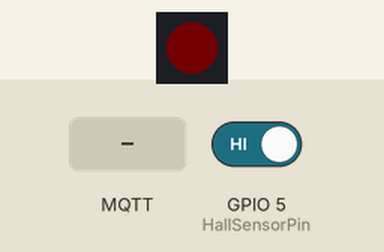
The program below on a simulated ESP32-C3. Shown: 1 RGB LEDs in strip order, left to right. The test bench sets the inputs (shaded band); at power-on: GPIO 5 (HallSensorPin) HIGH. Dim RGB values are drawn brighter than linear; WiFi joins after 1.5 s; servers stay silent unless stated; no MQTT or app messages arrive unless stated; what the program prints to the serial monitor is not drawn.

Above: at 2.7 s.
2.8 s: GPIO 5 (HallSensorPin) driven LOW
At 3.7 s:
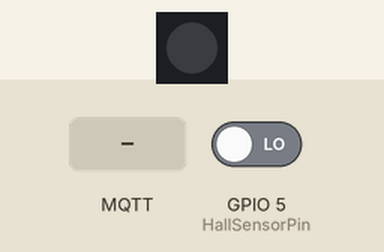
4.3 s: MQTT message "OPEN" arrives on the first subscribed topic
At 5.1 s:
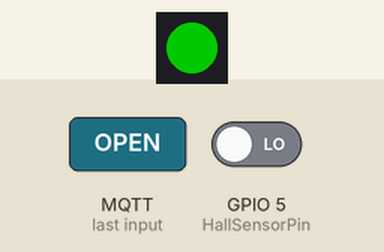
Timing chart, 0 to 7.3 s (numbered marks = the images above; inputs shaded):
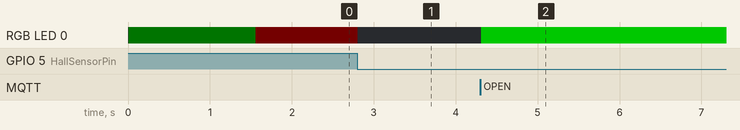

Measured:
- after the input at 2.8 s, RGB LED 0: RGB(1, 0, 0) → off at once
- after the input at 4.3 s, RGB LED 0: off → RGB(0, 100, 0) at once

The program:

main.cpp
```cpp
#include <Arduino.h>
#include <WiFi.h>
#include <PubSubClient.h>
#include <Adafruit_NeoPixel.h>
#include "esp_sleep.h"

// GPIO pins
#define DoorTriggerPin 0
#define BuiltIn_NeoPixel 10
#define HallSensorPin 5

// Global variables
String DoorState = "closed"; // Flag to indicate if the door is closed
const unsigned long debounceDelay = 50; // Debounce delay in milliseconds
unsigned long doorOpenTimestamp = 0; // Timestamp when the door was last detected as open
unsigned long autoCloseDelay = 10 * 60 * 1000; // 10 minutes in milliseconds
String logMsg;

// Status light
Adafruit_NeoPixel StatusLight(1, BuiltIn_NeoPixel, NEO_GRB + NEO_KHZ800);

// Wi-Fi credentials
const char* ssid = "WendellsWorld";
const char* password = "partytime";

// MQTT broker credentials
const char* mqttServer = "192.168.0.200";
const char* mqttUser = "myuser";
const char* mqttPassword = "mqttpassword";
const int mqttPort = 1883;

// MQTT topics
const char* command_topic = "esp32/GarageDoor/Toggle";
const char* MQTT_TOPIC_STATE = "esp32/HallSensorGarage/DoorState";
const char* MQTT_TIMER = "esp32/GarageDoor/Timer";

WiFiClient espClient;
PubSubClient mqttClient(espClient);


// Function prototypes
void connectToWiFi();
void connectToMQTT();
void mqttCallback(char* topic, byte* message, unsigned int length);
void ToggleGarageDoor();
void checkDoorState();
void checkDoorOpenTimestamp();
void mqttLog(const String& message);


void setup() {

  // Serial monitor for debugging
  Serial.begin(115200);
  logMsg = "Starting up...";
  Serial.println(logMsg);
  mqttLog(logMsg);


  // Initialize status light
  StatusLight.begin();
  StatusLight.setPixelColor(0, StatusLight.Color(10, 10, 10)); // Dim white light for booting feedback
  StatusLight.show();

  // Initialize Hall Effect sensor pin
  pinMode(HallSensorPin, INPUT);

  // Set the initial state of the door
  checkDoorState();

  // Initialize door trigger pin
  pinMode(DoorTriggerPin, OUTPUT);
  digitalWrite(DoorTriggerPin, LOW); // Set door trigger pin to LOW (no signal)

  // Connect to WiFi & MQTT
  logMsg = "Connecting to WiFi...";
  Serial.print(logMsg);
  mqttLog(logMsg);
  connectToWiFi();

  logMsg = "Connecting to MQTT";
  Serial.println(logMsg);
  mqttLog(logMsg);
  connectToMQTT();

  // ...existing code in setup()...
  // Publish the current timer value to MQTT for Home Assistant feedback
  mqttClient.publish(MQTT_TIMER, String(autoCloseDelay / 60000).c_str(), true);
}

void loop() {

  // Check the door state periodically
  checkDoorState();

  // Check if the door has been open for too long
  if (DoorState == "open") {
    checkDoorOpenTimestamp();
  }

  // Process MQTT client loop to handle incoming messages
  mqttClient.loop();

  // Check if WiFi and MQTT are connected
  if (WiFi.status() != WL_CONNECTED) {
    logMsg = "WiFi disconnected. Reconnecting...";
    Serial.println(logMsg);
    mqttLog(logMsg);

    connectToWiFi();
  }
  if (!mqttClient.connected()) {
    logMsg = "MQTT disconnected. Reconnecting...";
    Serial.println(logMsg);
    mqttLog(logMsg);
    connectToMQTT();
  }
}


void connectToWiFi() {
  logMsg = "Connecting to Wi-Fi";
  Serial.print(logMsg);
  mqttLog(logMsg);

  WiFi.begin(ssid, password);
  int attempts = 0;
  while (WiFi.status() != WL_CONNECTED && attempts < 10) {
    delay(500);
    Serial.print(".");
    attempts++;
  }
  if (WiFi.status() == WL_CONNECTED) {
    Serial.println("\nWi-Fi connected");
    mqttLog("Wi-Fi connected");
  } else {
    Serial.println("\nWi-Fi connection failed after 10 attempts.");
    mqttLog("Wi-Fi connection failed after 10 attempts.");
  }
}

void connectToMQTT() {
  mqttClient.setServer(mqttServer, mqttPort);
  mqttClient.setCallback(mqttCallback);
  logMsg = "Connecting to MQTT broker...";
  Serial.print(logMsg);
  mqttLog(logMsg);

  int attempts = 0;
  while (!mqttClient.connected() && attempts < 10) {
    if (mqttClient.connect("ESP32C3_NeoPixel", mqttUser, mqttPassword)) {
      mqttClient.subscribe(command_topic);
      mqttClient.subscribe(MQTT_TOPIC_STATE);
      mqttClient.subscribe(MQTT_TIMER);
      Serial.println("connected"); // Report MQTT connection status
      mqttLog("MQTT connected");
      StatusLight.setPixelColor(0, StatusLight.Color(1, 0, 0)); // Dim green light for booting feedback
      StatusLight.show();
      break;
    } else {
      Serial.print(".");
      delay(500);
      attempts++;
    }
  }
  if (!mqttClient.connected()) {
    Serial.println("\nMQTT connection failed after 10 attempts.");
    mqttLog("MQTT connection failed after 10 attempts.");
  }
}

void ToggleGarageDoor() {

  // Reset timer to the default value, publish to MQTT
  autoCloseDelay = 10 * 60 * 1000; // Reset to 10 minutes
  mqttClient.publish(MQTT_TIMER, String(autoCloseDelay / 60000).c_str(), true); // Publish the new timer value


  // Change status light to red
  StatusLight.setPixelColor(0, StatusLight.Color(0, 100, 0)); // Bright red light
  StatusLight.show();
  logMsg = "Toggling garage door...";
  Serial.println(logMsg);
  mqttLog(logMsg);

  // Send a short HIGH pulse
  digitalWrite(DoorTriggerPin, HIGH); // Set door trigger pin to HIGH
  delay(100); // Wait for 100 milliseconds
  digitalWrite(DoorTriggerPin, LOW); // Set door trigger pin to LOW

  delay(15000); // Wait for 10 seconds to allow the door to respond
}

void mqttCallback(char* topic, byte* message, unsigned int length) {
  // Convert the incoming message to a string
  String messageTemp;
  for (unsigned int i = 0; i < length; i++) {
    messageTemp += (char)message[i];
  }

  Serial.print("Message arrived on topic: ");
  Serial.print(topic);
  Serial.print(". Message: ");
  Serial.println(messageTemp);

  // Handle the timer topic
  if (String(topic) == MQTT_TIMER) {
    int newTimerValue = messageTemp.toInt(); // Convert the message to an integer
    if (newTimerValue > 0) {
      logMsg = "Updated auto-close timer to: " + String(newTimerValue) + " minutes.";
      Serial.print(logMsg);
      mqttLog(logMsg);
      // Publish back to MQTT to confirm the value (keeps HA in sync)
      mqttClient.publish(MQTT_TIMER, String(newTimerValue).c_str(), true);
    }
  }

  // Handle the command topic
  if (String(topic) == command_topic) {
    if (messageTemp == "CLOSE") {
      Serial.println("Closing garage door...");

      // Check the current state of the door
      if (DoorState == "open") {
        Serial.println("Door is open. Sending toggle command to close it...");
        ToggleGarageDoor(); // Send the toggle command to close the door
        DoorState = "closed"; // Update the state immediately
        mqttClient.publish(MQTT_TOPIC_STATE, "closed", true); // Publish the new state
      } else {
        Serial.println("Door is already closed. No action needed.");
      }
    } else if (messageTemp == "OPEN") {
      Serial.println("Opening garage door...");

      // Check the current state of the door
      if (DoorState == "closed") {
        Serial.println("Door is closed. Sending toggle command to open it...");
        ToggleGarageDoor(); // Send the toggle command to open the door
        DoorState = "open"; // Update the state immediately
        mqttClient.publish(MQTT_TOPIC_STATE, "open", true); // Publish the new state
      } else {
        Serial.println("Door is already open. No action needed.");
      }
    }
  }

  // Handle the state topic (if needed)
  if (String(topic) == MQTT_TOPIC_STATE) {
    Serial.print("Received state update: ");
    Serial.println(messageTemp);
    // Update DoorState or perform other actions based on the state
    DoorState = messageTemp; // Sync the DoorState variable with the received state
  }
}

void checkDoorState() {
  static String lastState = ""; // Store the last reported state
  static unsigned long lastDebounceTime = 0; // Timestamp for debounce
  const unsigned long debounceDelay = 50; // Debounce delay in milliseconds


  // Use the global DoorState variable as the current state
  String currentState = DoorState;

  // Read the Hall Effect sensor
  if (digitalRead(HallSensorPin) == LOW) {
    currentState = "closed";
  } else {
    currentState = "open";
  }

  // Publish the state only if it has changed
  if (currentState != lastState) {

    DoorState = currentState; // Update the global DoorState variable
    lastState = currentState; // Update the last state
    logMsg = "Door state changed to: " + currentState;
    Serial.print(logMsg);
    mqttLog(logMsg);

    // Publish the state to the MQTT topic
    mqttClient.publish(MQTT_TOPIC_STATE, currentState.c_str(), true); // Retain the message

    // Update the door open timestamp if the door is opened
    if (currentState == "open") {
      doorOpenTimestamp = millis();
      Serial.println("Door opened. Timer started.");

      StatusLight.setPixelColor(0, StatusLight.Color(0, 1, 0)); // Dim red light for open state
      StatusLight.show();

    } else {
      doorOpenTimestamp = 0; // Reset the timestamp if the door is closed
      Serial.println("Door closed. Timer reset.");

      StatusLight.setPixelColor(0, StatusLight.Color(0, 0, 0)); // Status light off for closed state
      StatusLight.show();
    }
  }
}


void checkDoorOpenTimestamp() {
  // Check if the door has been open for too long
  if (doorOpenTimestamp > 0 && millis() - doorOpenTimestamp >= autoCloseDelay) {
    logMsg = "Door has been open for too long. Sending CLOSE command...";
    Serial.println(logMsg);
    mqttLog(logMsg);
    ToggleGarageDoor();
    }
}

void mqttLog(const String& message) {
  mqttClient.publish("esp32/GarageDoor/Log", message.c_str());
}
```
